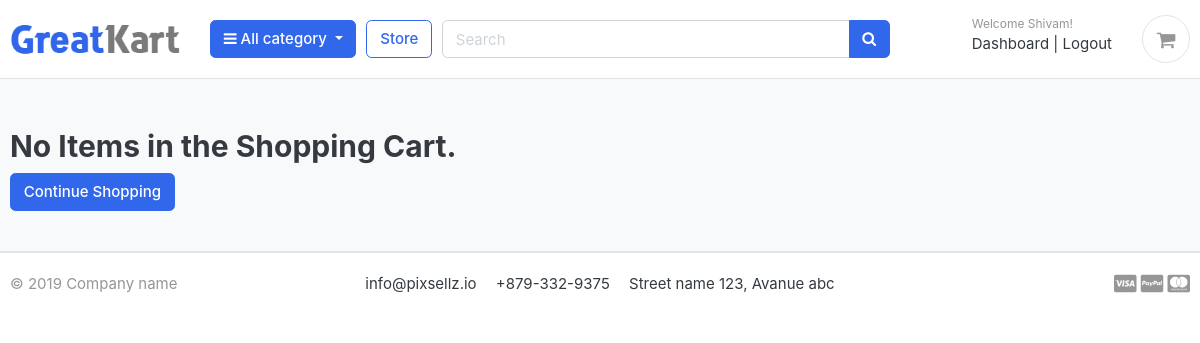
The app's page /cart/ (signed in), older data.
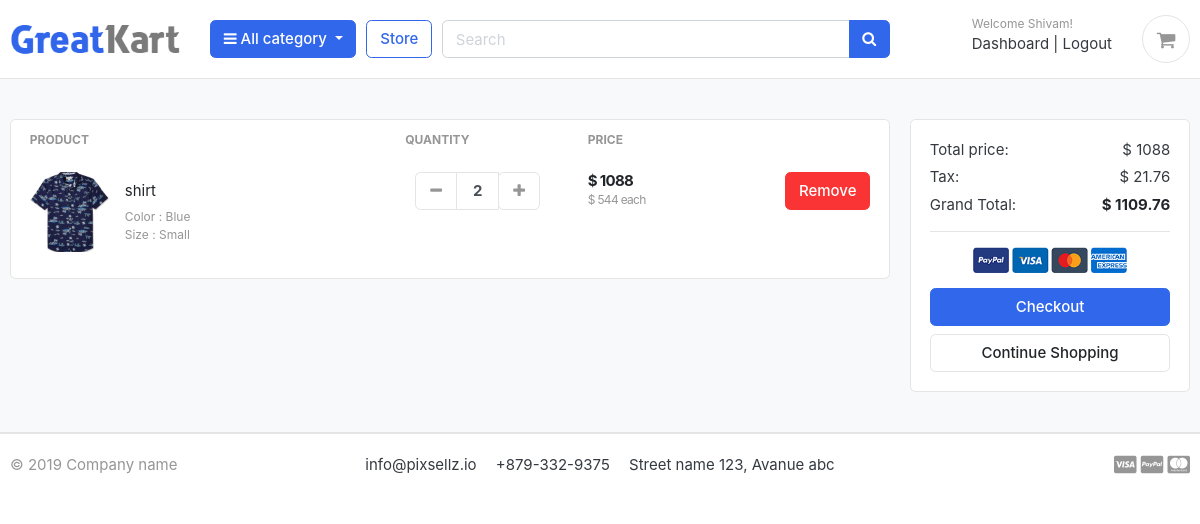
The same page, newer data.
### accounts/models.py (models this page shows, shortened)
class Account(AbstractBaseUser):
    first_name      = models.CharField(max_length=50)
    last_name       = models.CharField(max_length=50)
    username        = models.CharField(max_length=50, unique=True)
    email           = models.EmailField(max_length=100, unique=True)
    phone_number    = models.CharField(max_length=50)
    date_joined     = models.DateTimeField(auto_now_add=True)
    last_login      = models.DateTimeField(auto_now_add=True)
    is_admin        = models.BooleanField(default=False)
    is_staff        = models.BooleanField(default=False)
    is_active       = models.BooleanField(default=False)
    is_superadmin   = models.BooleanField(default=False)
    USERNAME_FIELD = 'email'
    REQUIRED_FIELDS = ['username', 'first_name', 'last_name']
    objects = MyAccountManager()

### cart/models.py (models this page shows, shortened)
class CartItem(models.Model):
    user = models.ForeignKey(Account, on_delete=models.CASCADE, null=True)
    product = models.ForeignKey(Products, on_delete=models.CASCADE, null=True)
    variations = models.ManyToManyField(Variation, blank=True)
    cart = models.ForeignKey(Cart, on_delete=models.CASCADE, null=True)
    quantity = models.IntegerField()
    is_active = models.BooleanField(default=True)
    def sub_total(self):
        return self.product.price * self.quantity

### store/models.py (models this page shows, shortened)
class Products(models.Model):
    product_name = models.CharField(max_length=200, unique=True)
    slug = models.SlugField(max_length=200, unique=True)
    category = models.ForeignKey(Category, on_delete=models.CASCADE)
    description = models.TextField(blank=True)
    price = models.IntegerField()
    image = models.ImageField(upload_to='product/images/',null=True)
    is_available = models.BooleanField(default=True)
    stock = models.IntegerField()
    created_date = models.DateTimeField(auto_now_add=True)
    modified_date = models.DateTimeField(auto_now_add=True)
    def get_url(self):
        return reverse('product_detail', args=[self.category.slug, self.slug])

class Variation(models.Model):
    VARIATION_CATEGORY = (
        ('color', 'color'),
        ('size', 'size'),
    )
    product = models.ForeignKey(Products, on_delete=models.CASCADE)
    variation_category = models.CharField(max_length=100, choices=VARIATION_CATEGORY)
    variation_value = models.CharField(max_length=100)
    is_active = models.BooleanField(default=True)
    created_date = models.DateTimeField(auto_now_add=True)
    objects = VariationManager()

### cart/views.py (the view)
# urls.py: path('cart/', include('cart.urls')),
def cart(request, total=0, quantity=0, cart_items=None):
    tax = 0
    grand_total = 0
    try:
        if request.user.is_authenticated:
            cart_items = CartItem.objects.filter(user=request.user, is_active=True)
        else:
            cart = Cart.objects.get(cart_id=_cart_id(request))
            cart_items = CartItem.objects.filter(cart=cart, is_active=True)
        for cart_item in cart_items:
            total += (cart_item.product.price * cart_item.quantity)
            quantity = cart_item.quantity
            tax = (2 * total)/100
            grand_total = total + tax
    except ObjectDoesNotExist:
        pass
    context = {
        'cart_items': cart_items,
        'total': total,
        'quantity': quantity,
        'tax': tax,
        'grand_total': grand_total,
    }
    return render(request, 'cart/cart.html', context=context)

### category/context_processers.py (called while the page is built)
def menu_links(request):
    links = Category.objects.all()
    return dict(links=links)

### category/models.py (called while the page is built)
    def get_url(self):
        return reverse('products_by_category', args=[self.slug])

### templates/cart/cart.html (shortened to what this page needs)
{% extends 'base.html' %}
{% load static %}
{% block content %}
<section class="section-content padding-y bg">
<div class="container">
{% if not cart_items %}
	<h2 class="my-2">No Items in the Shopping Cart.</h2>
		<a href="{% url 'store' %}" class="btn btn-primary">Continue Shopping</a>
{% else %}
<div class="row">
	<aside class="col-lg-9">
<div class="card">
<table class="table table-borderless table-shopping-cart">
<thead class="text-muted">
<tr class="small text-uppercase">
  <th scope="col">Product</th>
  <th scope="col" width="120">Quantity</th>
  <th scope="col" width="120">Price</th>
  <th scope="col" class="text-right" width="200"> </th>
</tr>
</thead>
<tbody>
{% for cart_item in cart_items %}
<tr>
	<td>
		<figure class="itemside align-items-center">
			<div class="aside"><img src="{{ cart_item.product.image.url }}" class="img-sm"></div>
			<figcaption class="info">
				<a href="{{ cart_item.product.get_url }}" class="title text-dark">{{ cart_item.product.product_name }}</a>
				<p class="text-muted small">
					{% if cart_item.variations.all %}
						{% for item in cart_item.variations.all %}
							{{ item.variation_category | capfirst }} : {{ item.variation_value | capfirst }} <br>
						{% endfor %}
					{% endif %}
				</p>
			</figcaption>
		</figure>
	</td>
	<td>
					<div class="col">
						<div class="input-group input-spinner">
							<div class="input-group-prepend">
							<a href="{% url 'remove_cart' cart_item.product.id cart_item.id %}" class="btn btn-light" type="button" id="button-plus"> <i class="fa fa-minus">
                            </i> </a>
							</div>
							<input type="text" class="form-control"  value="{{ cart_item.quantity }}">
							<div class="input-group-append">
								<form action="{% url 'add_cart' cart_item.product.id %}" method="POST">
									<button class="btn btn-light" type="submit" id="button-minus"> <i class="fa fa-plus"></i> </button>
								</form>
							</div>
						</div>
					</div>
	</td>
	<td>
		<div class="price-wrap">
			<var class="price">$ {{ cart_item.sub_total }}</var>
			<small class="text-muted"> $ {{ cart_item.product.price }} each </small>
		</div>
	</td>
	<td class="text-right">
	<a href="{% url 'remove_cart_item' cart_item.product.id cart_item.id %}" class="btn btn-danger"> Remove</a>
	</td>
</tr>
{% endfor %}
</tbody>
</table>
</div>
	</aside>
	<aside class="col-lg-3">
		<div class="card">
		<div class="card-body">
			<dl class="dlist-align">
			  <dt>Total price:</dt>
			  <dd class="text-right">$ {{total}}</dd>
			</dl>
			<dl class="dlist-align">
			  <dt>Tax:</dt>
			  <dd class="text-right"> $ {{tax}}</dd>
			</dl>
			<dl class="dlist-align">
			  <dt>Grand Total:</dt>
			  <dd class="text-right text-dark b"><strong>$ {{grand_total}}</strong></dd>
			</dl>
			<hr>
			<p class="text-center mb-3">
				<img src="{% static './images/misc/payments.png' %}" height="26">
			</p>
			<a href="{% url 'checkout' %}" class="btn btn-primary btn-block"> Checkout </a>
			<a href="{% url 'store' %}" class="btn btn-light btn-block">Continue Shopping</a>
		</div>
		</div>
</aside>
</div>
{% endif %}
</div>
</section>
{% endblock %}

### templates/base.html (shortened to what this page needs)
{% load static %}
<!DOCTYPE HTML>
<html lang="en">
<head>
<link href="{% static 'css/bootstrap.css' %}" rel="stylesheet" type="text/css"/>
<link href="{% static 'fonts/fontawesome/css/all.min.css' %}" type="text/css" rel="stylesheet">
<link href="{% static 'css/ui.css' %}" rel="stylesheet" type="text/css"/>
<link href="{% static 'css/responsive.css' %}" rel="stylesheet" media="only screen and (max-width: 1200px)" />
<link href="{% static 'css/custom.css' %}" rel="stylesheet" type="text/css"/>
<link rel="stylesheet" href="https://cdnjs.cloudflare.com/ajax/libs/font-awesome/4.7.0/css/font-awesome.min.css">
</head>
<body>
  {% include 'includes/navbar.html' %}
  {% block content %}{% endblock %}
{% include 'includes/footer.html' %}

### templates/includes/navbar.html (shortened to what this page needs)
{% load static %}
<header class="section-header">
<section class="header-main border-bottom">
  <div class="container">
<div class="row align-items-center">
  <div class="col-lg-2 col-md-3 col-6">
    <a href="{% url 'home' %}" class="brand-wrap">
      <img class="logo" src="{% static './images/logo.png' %}">
    </a>
  </div>
  <div class="col-lg col-sm col-md col-6 flex-grow-0">
    <div class="category-wrap dropdown d-inline-block float-right">
      <button type="button" class="btn btn-primary dropdown-toggle" data-toggle="dropdown">
        <i class="fa fa-bars"></i> All category
      </button>
    </div>
  </div>
  <a href="{% url 'store' %}" class="btn btn-outline-primary">Store</a>
  <div class="col-lg  col-md-6 col-sm-12 col">
    <form action="{% url 'search' %}" class="search" method='GET'>
      <div class="input-group w-100">
          <input type="text" class="form-control" style="width:60%;" placeholder="Search" name="keyword" required>
          <div class="input-group-append">
            <button class="btn btn-primary" type="submit">
              <i class="fa fa-search"></i>
            </button>
          </div>
        </div>
    </form>
  </div>
  <div class="col-lg-3 col-sm-6 col-8 order-2 order-lg-3">
        <div class="d-flex justify-content-end mb-3 mb-lg-0">
          {% if user.id is None %}
          <div class="widget-header">
            <small class="title text-muted">Welcome guest!</small>
            <div>
              <a href="{% url 'login' %}">Sign in</a> <span class="dark-transp"> | </span>
              <a href="{% url 'register' %}"> Register</a>
            </div>
          </div>
          {% else %}
          <div class="widget-header">
            <small class="title text-muted">Welcome {{user.first_name}}!</small>
            <div>
              <a href="{% url 'dashboard' %}">Dashboard</a> <span class="dark-transp"> | </span>
              <a href="{% url 'logout' %}"> Logout</a>
            </div>
          </div>
          {% endif %}
          <a href="{% url 'cart' %}" class="widget-header pl-3 ml-3">
            <div class="icon icon-sm rounded-circle border"><i class="fa fa-shopping-cart"></i></div>
          </a>
        </div>
      </div>
</div>
  </div>
</section>
</header>

### templates/includes/footer.html (shortened to what this page needs)
<footer class="section-footer border-top">
	<div class="container">
		<section class="footer-bottom border-top row">
			<div class="col-md-2">
				<p class="text-muted"> &copy 2019 Company name </p>
			</div>
			<div class="col-md-8 text-md-center">
				<span  class="px-2">info@pixsellz.io</span>
				<span  class="px-2">+879-332-9375</span>
				<span  class="px-2">Street name 123, Avanue abc</span>
			</div>
			<div class="col-md-2 text-md-right text-muted">
				<i class="fab fa-lg fa-cc-visa"></i>
				<i class="fab fa-lg fa-cc-paypal"></i>
				<i class="fab fa-lg fa-cc-mastercard"></i>
			</div>
		</section>
	</div>
</footer>
</body>
</html>

### static/css/ui.css (style rules this page uses)
html { font-family: "Inter", sans-serif; font-size: 15px; }
.price-wrap { letter-spacing: -0.7px; }
.icon-xs, .icon-sm, .icon-md, .icon-lg { display: inline-block; text-align: center; flex-shrink: 0; flex-grow: 0; }
.icon-sm { width: 48px; height: 48px; line-height: 48px !important; font-size: 20px; }
.img-xs, .img-sm, .img-md, .img-lg { -o-object-fit: cover; object-fit: cover; flex-shrink: 0; flex-grow: 0; }
.img-sm { width: 80px; height: 80px; }
.padding-y { padding-top: 40px; padding-bottom: 40px; }
var { font-style: normal; }
figure { margin-bottom: 0; }
.bg { background-color: #f8f9fa; }
.b { font-weight: 600; }
p:last-child { margin-bottom: 0; }
.header-main { position: relative; padding-top: 1rem; padding-bottom: 1rem; }
.brand-wrap .logo, .navbar-brand .logo { margin-right: 7px; max-height: 42px; display: inline-block; }
.widget-header { display: inline-block; vertical-align: middle; position: relative; }
.widget-header a { color: #343a40; }
.widget-header i { color: #969696; }
.widget-header .title { display: block; }
.footer-bottom { padding-top: 20px; padding-bottom: 20px; }
.btn-light { background-color: #fff; border-color: #e4e4e4; }
.btn-light i { color: #969696; }
.itemside { position: relative; display: flex; width: 100%; }
.itemside .aside { position: relative; flex-shrink: 0; }
.itemside .info { padding-left: 15px; padding-right: 7px; }
.itemside p { margin-bottom: 0; }
.itemside .title { display: block; margin-bottom: 5px; color: #212529; }
[class*=dlist-] { margin-bottom: 5px; }
[class*=dlist-] dd { margin-bottom: 0; }
.dlist-align { display: flex; }
.dlist-align dt { width: 150px; word-wrap: break-word; font-weight: normal; }
.dlist-align dd { flex-grow: 1; }
.price { font-weight: 600; color: #212529; }
.input-spinner { width: 125px; flex-wrap: nowrap; display: inline-flex; vertical-align: middle; }
.input-spinner input.form-control { text-align: center; max-width: 46px; font-weight: bold; flex-basis: 46px; border-color: #e4e4e4; flex-grow: 0; }
.input-spinner .btn { width: 42px; text-align: center; padding-left: 0.5rem; padding-right: 0.5rem; }
.table-shopping-cart.table td, .table-shopping-cart.table th { padding-left: 1.25rem; padding-right: 1.25rem; }
.table-shopping-cart .price-wrap { line-height: 1.2; }
.table-shopping-cart .price { font-weight: bold; margin-right: 5px; display: block; }

Row changes from the older to the newer data that the page shows:
added CartItem: product.image (picture), product.product_name "shirt", quantity "2", sub_total "1088", product.price "544"
now on this page (row unchanged): Variation: variation_category "Color", variation_value "Blue"
now on this page (row unchanged): Variation: variation_category "Size", variation_value "Small"
Text that changed along with them:
{{ total }}: (not shown) → "1088"
{{ tax }}: (not shown) → "21.76"
{{ grand_total }}: (not shown) → "1109.76"
text no longer shown: "No Items in the Shopping Cart."
text now shown: "PRODUCT QUANTITY PRICE Total price: $ Tax: $ Grand Total: $ Checkout"
